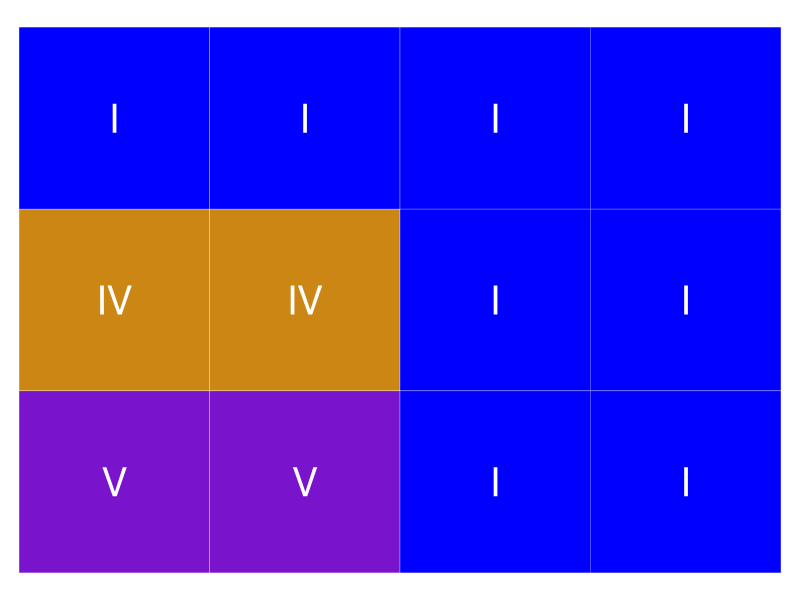
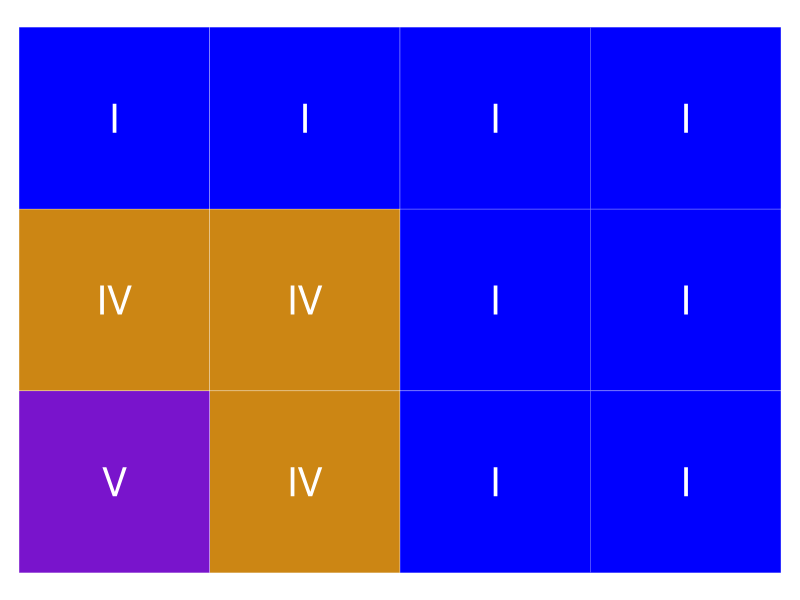
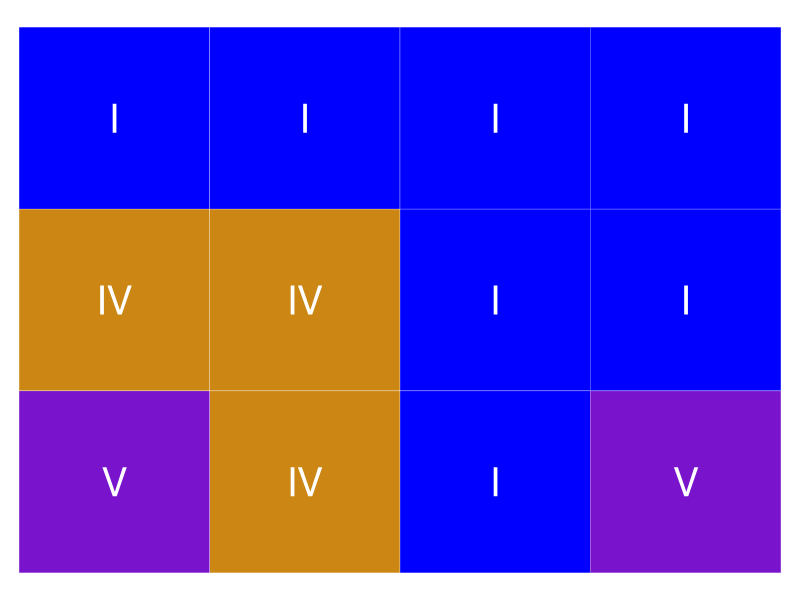
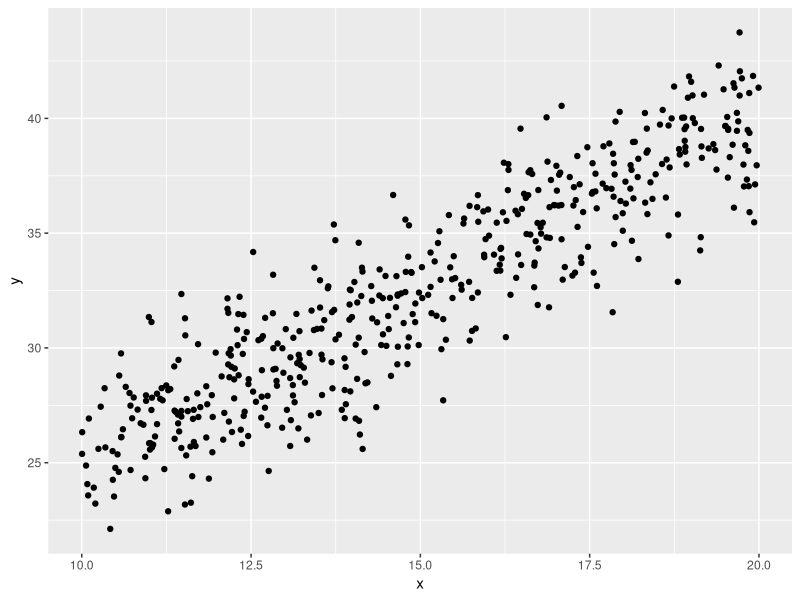
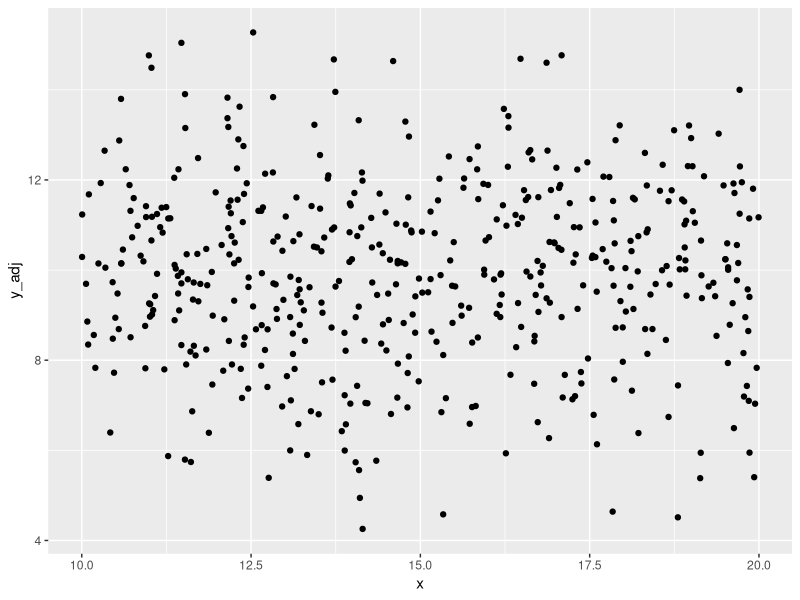
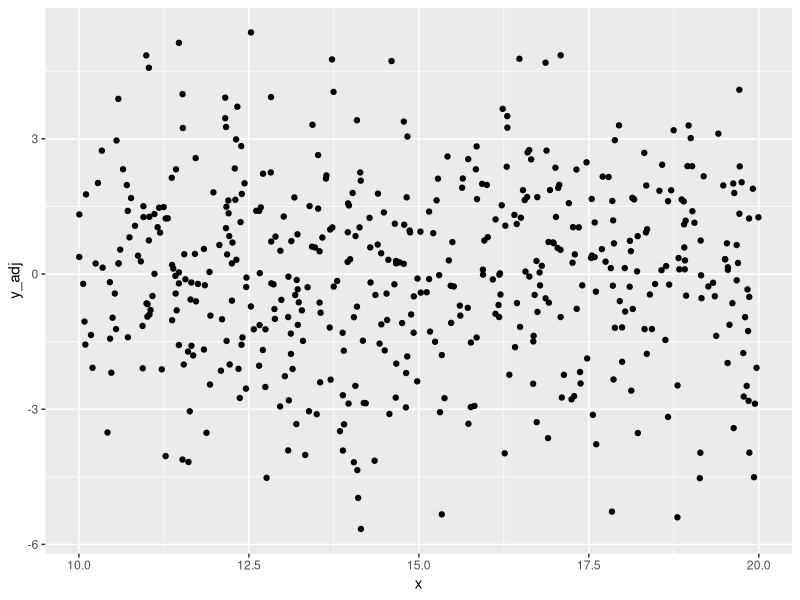
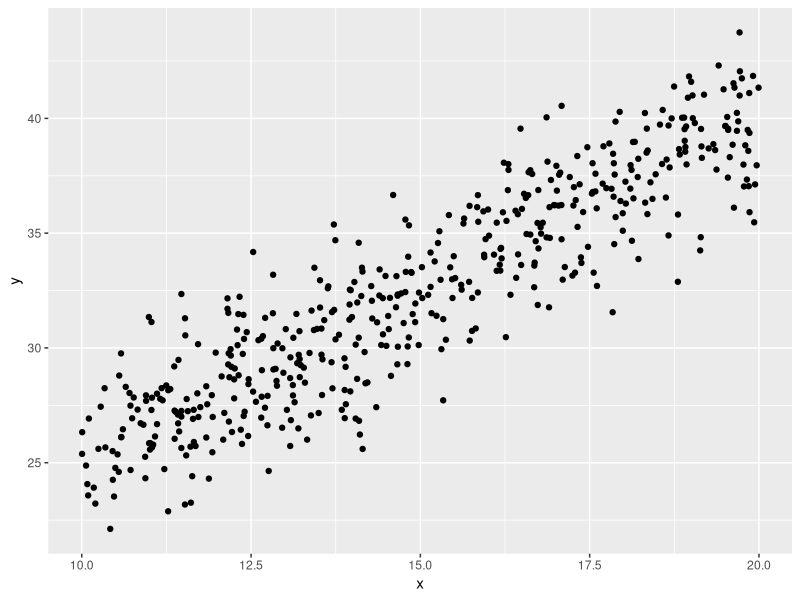
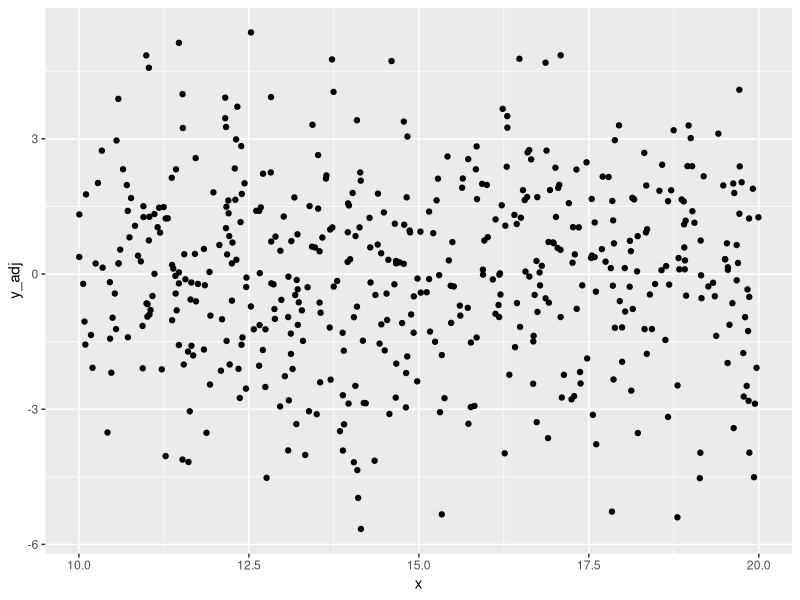

Recreate these plots in R, in order.
library(tidyverse)
knitr::opts_chunk$set(
  echo = FALSE
  , message = FALSE
)
munge_blues <- function(tbl) {
  tbl %>% 
    tidyr::gather(bar, chord, -row) %>% 
    mutate(bar = gsub('bar_', "", bar))
}

plt_blues <- function(tbl) {
  tbl %>% 
    ggplot(aes(bar, row)) +
    geom_tile(aes(fill = chord), color = 'white') + 
    geom_text(aes(label = chord), color = 'white', size = 10) +
    theme_void() + 
    theme(
      legend.position = 'none'
    ) +
    scale_y_reverse() +
    scale_fill_manual(values = c('#0000FF', '#CC8614', '#7914CC'))
}
tbl_blues <- tribble(
  ~row, ~bar_1, ~bar_2, ~bar_3, ~bar_4
  , 1 , 'I', 'I', 'I', 'I'
  , 2 , 'IV', 'IV', 'I', 'I'
  , 3 , 'V', 'V', 'I', 'I'
) %>% 
  munge_blues()
tbl_blues %>% 
  plt_blues()
tribble(
  ~row, ~bar_1, ~bar_2, ~bar_3, ~bar_4
  , 1 , 'I', 'I', 'I', 'I'
  , 2 , 'IV', 'IV', 'I', 'I'
  , 3 , 'V', 'IV', 'I', 'I'
) %>% 
  munge_blues() %>% 
  plt_blues()
tribble(
  ~row, ~bar_1, ~bar_2, ~bar_3, ~bar_4
  , 1 , 'I', 'I', 'I', 'I'
  , 2 , 'IV', 'IV', 'I', 'I'
  , 3 , 'V', 'IV', 'I', 'V'
) %>% 
  munge_blues() %>% 
  plt_blues()
set.seed(123)
sims <- 500
b_0 <- 10
b_1 <- 1.5
tbl_linear <- tibble(
    x = runif(sims, 10, 20)
  , e = rnorm(sims, 0, 2) 
) %>% 
  mutate(
    y = b_0 + b_1 * x + e
  )
tbl_linear %>% 
  ggplot(aes(x, y)) + 
  geom_point()
eval_epsilon <- function(parms) {
  est_epsilon <- tbl_linear %>% 
    mutate(est_epsilon = y - parms[1] - parms[2] * x) %>% 
    pull(est_epsilon)
  est_epsilon^2  %>% mean()
}

fits <- optim(
    par = c(10, 1.5)
  , eval_epsilon
)
fits

eval_epsilon(fits$par)
fit <- lm(y ~ 1 + x, data = tbl_linear)
b_0_fit <- coef(fit)[1]
b_1_fit <- coef(fit)[2]
tbl_linear <- tbl_linear %>% 
  mutate(
    y_adj = y - b_1_fit * x
  )
tbl_linear %>% 
  ggplot(aes(x, y_adj)) + 
  geom_point()
tbl_linear <- tbl_linear %>% 
  mutate(
      y_adj = y_adj - b_0_fit
    , y_adj_2 = y - b_0 - b_1 * x
  )

tbl_linear %>% 
  ggplot(aes(x, y_adj)) + 
  geom_point()
tbl_linear %>% 
  ggplot(aes(x, y)) + 
  geom_point()
tbl_linear %>% 
  ggplot(aes(x, y_adj)) + 
  geom_point()
tbl_logistic <- tibble( 
    e = rlogis(sims)
  , x = runif(sims, -10, 10)
) %>% 
  mutate(
      latent = b_0 + b_1 * x + e
    , y = as.integer(latent > 0)
  )
tbl_logistic %>% 
  ggplot(aes(x, y)) + 
  geom_point()
tbl_logistic %>% 
  ggplot(aes(x, y)) + 
  geom_point() + 
  geom_smooth(method = glm,  method.args = list(family = "binomial"))
fit_logistic <- glm(
  y ~ 1 + x
  , data = tbl_logistic
  , family = binomial
)
summary(fit_logistic)
sims <- 5e3
tbl_poisson <- tibble(
  x = sample(100:1000, size = sims, replace = TRUE)
) %>% 
  mutate(
      eta = b_0 + b_1 * x 
    , y = rpois(sims, eta)
  )
tbl_poisson %>% 
  ggplot(aes(x, y)) +
  geom_hex()
fit <- glm(y ~ 1 + x, data = tbl_poisson, family=poisson(link='identity'))
summary(fit)
